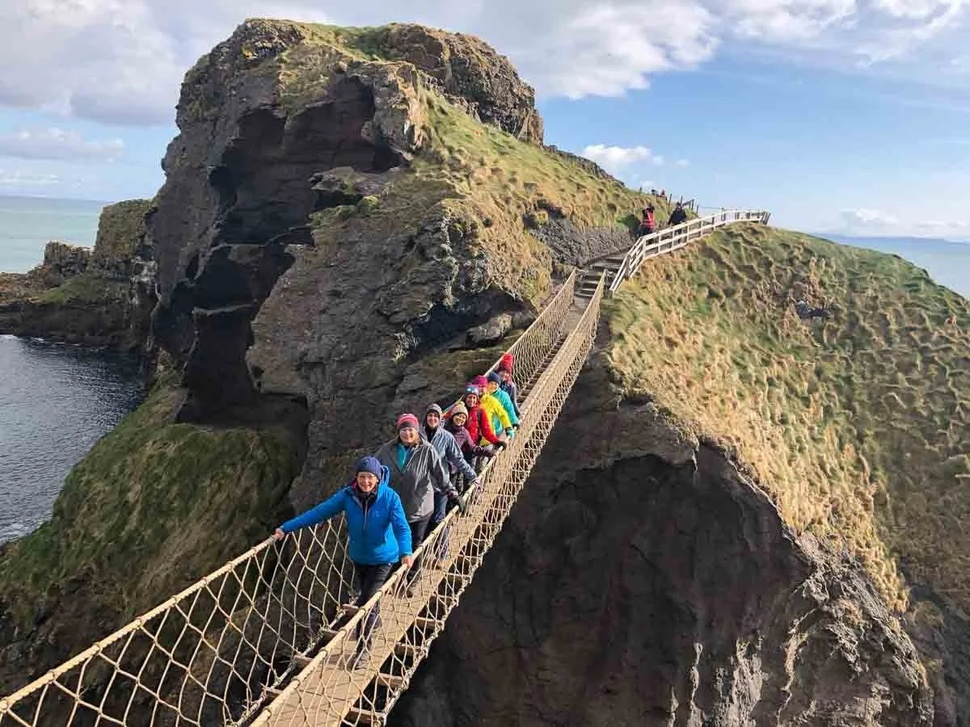
#> input picture 09/giantscausewaycolorido.jpg, 970 x 727 px, shrunk from 1200 x 900 before the run, found by its file name
$ python 09.py
#> lines starting #> are read from the running program, lines starting #| are printed output that depends on the picture
import cv2 as cv
import numpy as np
import sys

imagemOriginal = cv.imread('C:/enviroment/learningOpenCV/09/giantscausewaycolorido.jpg')
#> imagemOriginal is the input picture: shape (727, 970, 3); mean B, G, R 108.1, 111.3, 113
imagemCinza = cv.imread('C:/enviroment/learningOpenCV/09/giantscausewaycolorido.jpg', 0)
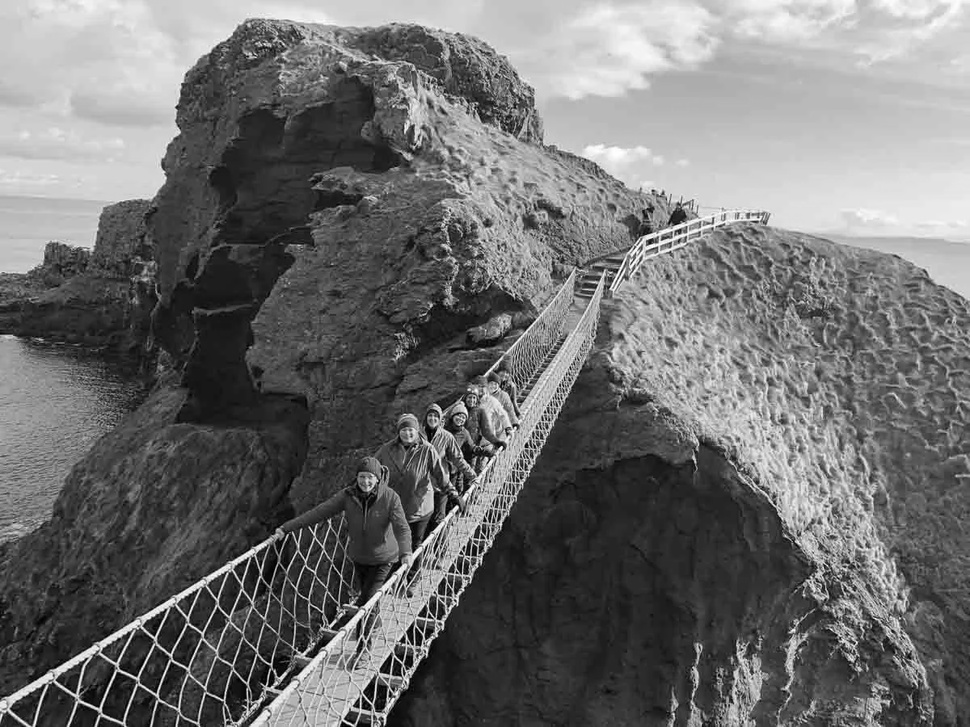
#> imagemCinza: shape (727, 970); min 0, max 255, mean 111.5
cv.imshow('Cinza', imagemCinza)

#essa aq tem 1200x900
altura, largura = imagemCinza.shape
#> altura = 727; largura = 970

matrizDaImagem = np.zeros((altura, largura), dtype=np.uint8) #cria uma matriz de zeros com o mesmo tamanho da imagem

#cópia pixel a pixel
for y in range(altura):
    for x in range(largura):
        matrizDaImagem[y, x] = imagemCinza[y, x] #preenche a matriz

caminho = 'C:/enviroment/learningOpenCV/09/dados.txt' #usando write n dava certo
#matrizDaImagem = np.array(imagemOriginal) #transforma a imagem em uma matriz
np.savetxt(caminho, matrizDaImagem, fmt='%d') #salva a matriz em um txt
print(matrizDaImagem)
#> (printed output is left out)


#print(f'Altura: {altura}, Largura: {largura}, Canais: {canais}')

cv.waitKey(0)
cv.destroyAllWindows()
